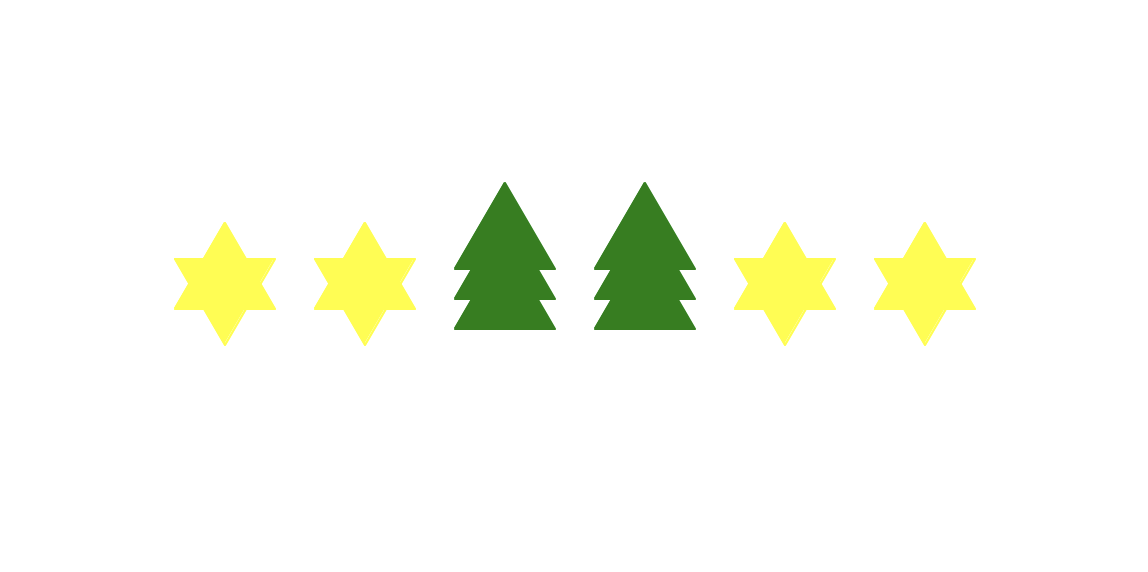

The Python source for this figure:
#Author: Talha Gill


import turtle

pen = turtle.Turtle()
pen.speed(0)
pen.hideturtle()

color = ""
def getScene():
   items = []
   with open("scene.txt") as file:
      for line in file:
         item = line.replace("\n", "")
         items.append(item)
   return items

def drawTriangle(x, y, size):
   pen.up()
   pen.color(color)
   pen.fillcolor(color)
   pen.setpos(x,y)
   pen.down()
   pen.begin_fill()
   for i in range (3):
      pen.forward(size)
      pen.left(120)
   pen.end_fill()
   pen.setheading(0)


def drawUpsideDownTriangle(x, y, size):
   pen.up()
   pen.color(color)
   pen.fillcolor(color)
   pen.goto(x,y)
   pen.pendown()
   pen.begin_fill()
   for i in range (3):
      pen.forward(size)
      pen.left(240)
   pen.end_fill()
   pen.setheading(0)

def drawStar(x, width):
   global color
   color = "Yellow"
   drawUpsideDownTriangle(x, width/2, width)
   drawTriangle(x, 0, width)


def drawTree(x, width):
   global color
   color = "Green"
   drawTriangle(x, -10, width)
   drawTriangle(x, 5, width)
   drawTriangle(x, 20, width)

def main():
   items = getScene()

   x = -200
   for item in items:
      if item == "star":
         drawStar(x, 50)
         x += 70
      if item == "tree":
         drawTree(x, 50)
         x += 70


main()

turtle.done()
